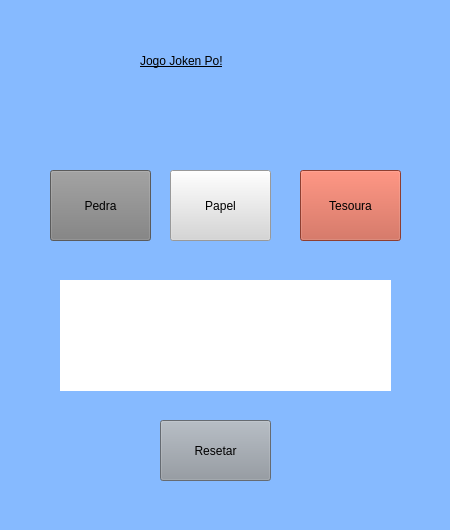
<?xml version="1.0" encoding="UTF-8"?>
<ui version="4.0">
 <class>Form</class>
 <widget class="QWidget" name="Form">
  <property name="geometry">
   <rect>
    <x>0</x>
    <y>0</y>
    <width>450</width>
    <height>530</height>
   </rect>
  </property>
  <property name="minimumSize">
   <size>
    <width>450</width>
    <height>530</height>
   </size>
  </property>
  <property name="maximumSize">
   <size>
    <width>450</width>
    <height>530</height>
   </size>
  </property>
  <property name="windowTitle">
   <string>Form</string>
  </property>
  <property name="styleSheet">
   <string notr="true">background-color:rgb(134, 186, 255);</string>
  </property>
  <widget class="QLabel" name="titulo">
   <property name="geometry">
    <rect>
     <x>140</x>
     <y>30</y>
     <width>201</width>
     <height>61</height>
    </rect>
   </property>
   <property name="styleSheet">
    <string notr="true">font: 75 19pt &quot;MS Shell Dlg 2&quot;;
text-decoration: underline;
</string>
   </property>
   <property name="text">
    <string>Jogo Joken Po!</string>
   </property>
  </widget>
  <widget class="QPushButton" name="btn_pedra">
   <property name="geometry">
    <rect>
     <x>50</x>
     <y>170</y>
     <width>101</width>
     <height>71</height>
    </rect>
   </property>
   <property name="styleSheet">
    <string notr="true">background-color:rgb(127, 127, 127);</string>
   </property>
   <property name="text">
    <string>Pedra</string>
   </property>
  </widget>
  <widget class="QPushButton" name="btn_papel">
   <property name="geometry">
    <rect>
     <x>170</x>
     <y>170</y>
     <width>101</width>
     <height>71</height>
    </rect>
   </property>
   <property name="styleSheet">
    <string notr="true">background-color:rgb(214, 214, 214);</string>
   </property>
   <property name="text">
    <string>Papel</string>
   </property>
  </widget>
  <widget class="QPushButton" name="btn_tesoura">
   <property name="geometry">
    <rect>
     <x>300</x>
     <y>170</y>
     <width>101</width>
     <height>71</height>
    </rect>
   </property>
   <property name="styleSheet">
    <string notr="true">background-color:rgb(200, 87, 67);</string>
   </property>
   <property name="text">
    <string>Tesoura</string>
   </property>
  </widget>
  <widget class="QLabel" name="resposta">
   <property name="geometry">
    <rect>
     <x>60</x>
     <y>280</y>
     <width>331</width>
     <height>111</height>
    </rect>
   </property>
   <property name="styleSheet">
    <string notr="true">background-color:rgb(255, 255, 255);</string>
   </property>
   <property name="text">
    <string/>
   </property>
  </widget>
  <widget class="QPushButton" name="btn_reset">
   <property name="geometry">
    <rect>
     <x>160</x>
     <y>420</y>
     <width>111</width>
     <height>61</height>
    </rect>
   </property>
   <property name="styleSheet">
    <string notr="true">background-color:rgb(143, 150, 158);</string>
   </property>
   <property name="text">
    <string>Resetar</string>
   </property>
  </widget>
 </widget>
 <resources/>
 <connections/>
</ui>
